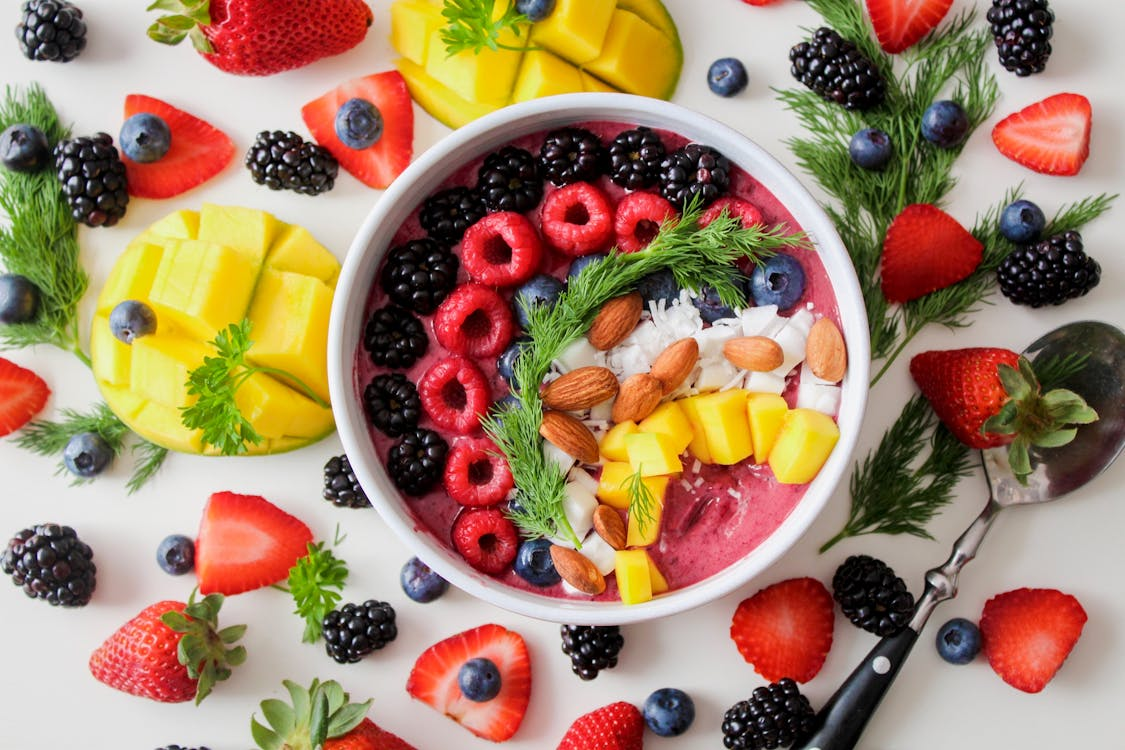
#> input picture pexels-photo-1099680.jpeg, 1125 x 750 px
$ python sample.py
#> lines starting #> are read from the running program, lines starting #| are printed output that depends on the picture
import cv2
import numpy as np

# Read and resize the original image
image = cv2.imread('pexels-photo-1099680.jpeg')
#> image is the input picture: shape (750, 1125, 3); mean B, G, R 103.4, 130.9, 162.8
image = cv2.resize(image, (300, 300))
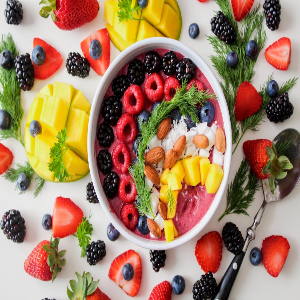
#> image: shape (300, 300, 3); mean B, G, R 103.3, 130.8, 162.7

# Convert to grayscale and resize
gray_image = cv2.cvtColor(image, cv2.COLOR_BGR2GRAY)
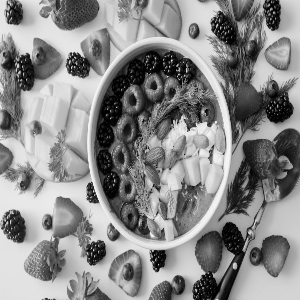
#> gray_image: shape (300, 300); min 0, max 248, mean 137.2
gray_image = cv2.resize(gray_image, (300, 300))

# Convert the grayscale image to 3 channels to match the original image
gray_image_3ch = cv2.cvtColor(gray_image, cv2.COLOR_GRAY2BGR)

# Apply Gaussian Blur and resize
blurred_image = cv2.GaussianBlur(gray_image, (5, 5), 0)
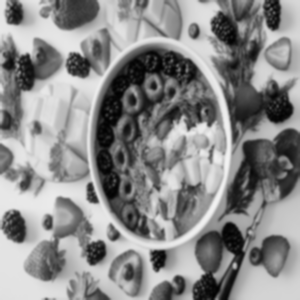
#> blurred_image: shape (300, 300); min 1, max 242, mean 137.2
blurred_image = cv2.resize(blurred_image, (300, 300))

# Convert the blurred image to 3 channels
blurred_image_3ch = cv2.cvtColor(blurred_image, cv2.COLOR_GRAY2BGR)

# Apply Canny edge detection and resize
edges = cv2.Canny(blurred_image, threshold1=100, threshold2=200)
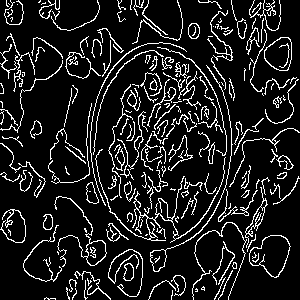
#> edges: shape (300, 300); 12% white in thin lines or dots
edges = cv2.resize(edges, (300, 300))

# Convert the edges image to 3 channels
edges_3ch = cv2.cvtColor(edges, cv2.COLOR_GRAY2BGR)
#> edges_3ch: shape (300, 300, 3); 12% white in thin lines or dots


top_row = cv2.hconcat([image, gray_image_3ch])
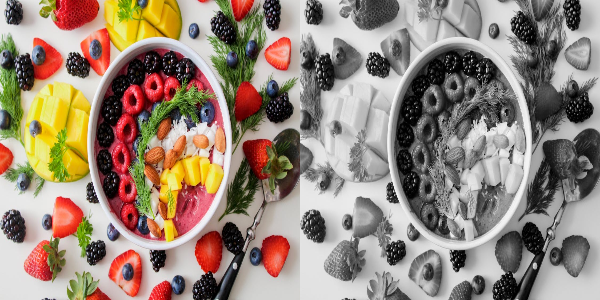
#> top_row: shape (300, 600, 3); mean B, G, R 120.3, 134, 150
bottom_row = cv2.hconcat([blurred_image_3ch, edges_3ch])
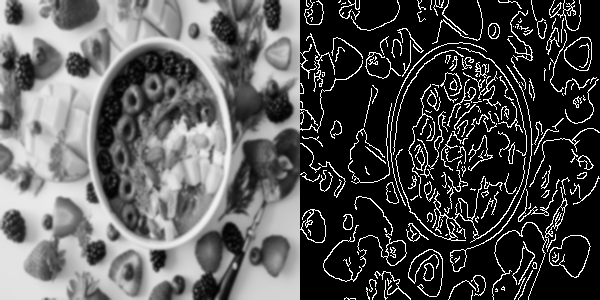
#> bottom_row: shape (300, 600, 3); min 0, max 255, mean 84
grid = cv2.vconcat([top_row, bottom_row])
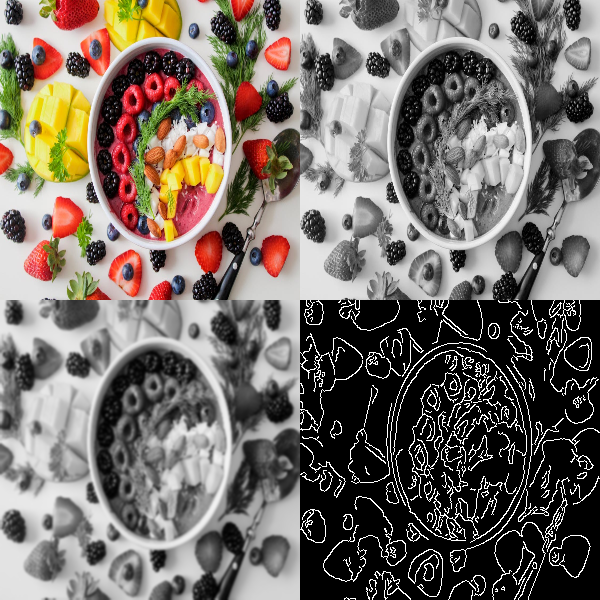
#> grid: shape (600, 600, 3); mean B, G, R 102.1, 109, 117


cv2.imshow('Image Grid', grid)

cv2.waitKey(0)
cv2.destroyAllWindows()
